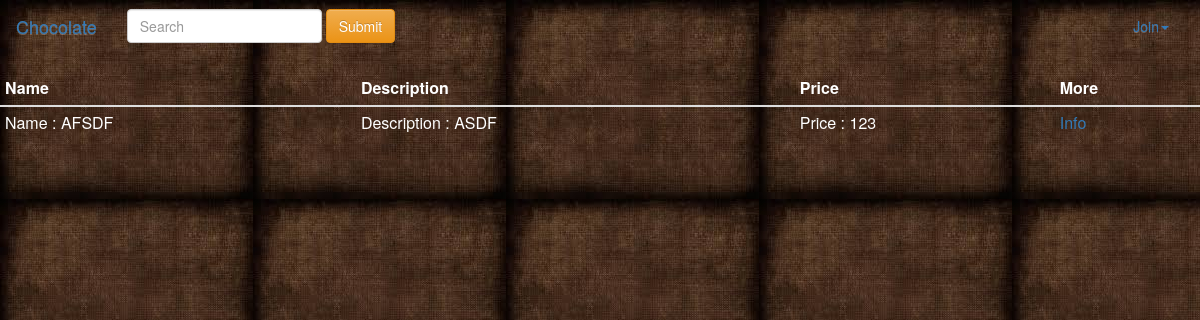
The page / on the database its author committed.
### registration/models.py (models this page shows)
class Chocolate(models.Model):
    chocolate_id = models.AutoField(primary_key=True)
    name = models.CharField(_('Chocolate Name'),max_length=100,blank=True )
    description =  models.CharField(_('Chocolate Description'),max_length=1000,blank=True )
    price =  models.IntegerField(_('Chocolate Price'),
                                 validators=[MaxValueValidator(1000), MinValueValidator(0)],
                                 help_text=_('4 digits maximum'), blank=True, null=True)

### registration/views.py (the view)
# urls.py: url(r'^$', Home.as_view(), name='home'),
class Home(ListView, ):
    template_name = "index.html"
    def get_queryset(self):
        return Chocolate.objects.all()

### registration/templates/index.html (shortened to what this page needs)
{% load staticfiles %}
<html>
<head>
    <link rel="stylesheet" href="{%  static 'css/bootstrap.min.css' %}">
    <link rel="stylesheet" href="{%   static 'css/bootstrap-theme.min.css' %}"integrity="sha384-fLW2N01lMqjakBkx3l/M9EahuwpSfeNvV63J5ezn3uZzapT0u7EYsXMjQV+0En5r">
</head>
<body background="{%  static '3.jpg' %}">
<nav class="navbar navbar-Success">
    <div class="container-fluid">
        <div class="navbar-header">
            <a class="navbar-brand" href="#">Chocolate</a>
        </div>
        <div class="collapse navbar-collapse" id="bs-example-navbar-collapse-1">
            <form class="navbar-form navbar-left" role="search">
                <div class="form-group">
                    <input type="text" class="form-control" placeholder="Search">
                </div>
                <button type="submit" class="btn btn-warning">Submit</button>
            </form>
            <ul class="nav navbar-nav navbar-right">
                <li class="dropdown">
                    {% if user.is_anonymous %}
                        <a href="#" class="dropdown-toggle" data-toggle="dropdown" role="button" aria-haspopup="true" aria-expanded="false">Join<span class="caret"></span></a>
                     {% endif %}
                </li>
            </ul>
        </div>
    </div>
</nav>
<table class="table table-condensed">
  <thead>
  <tr>
      <th style="color: white">
          Name
      </th>
  <th style="color: white">
      Description
  </th>
  <th style="color: white">
      Price
  </th>
      <th style="color: white">
      More
      </th>
  </tr>
</thead>
  <tbody>
{%  for item in object_list %}
    <tr>
   <td style="color: white">  Name : {{ item.name}}</td>
    <td style="color: white">Description : {{  item.description }}</td>
    <td style="color: white">Price : {{  item.price }}</td>
     <td style="color: white"><a href = "{%  url 'chocolate_info' item.chocolate_id %}">Info </a></td>
    </tr>
{%  endfor %}
</tbody>
</table>
</body>
</html>

### rows shown on the page
Chocolate: name "AFSDF", description "ASDF", price "123"
